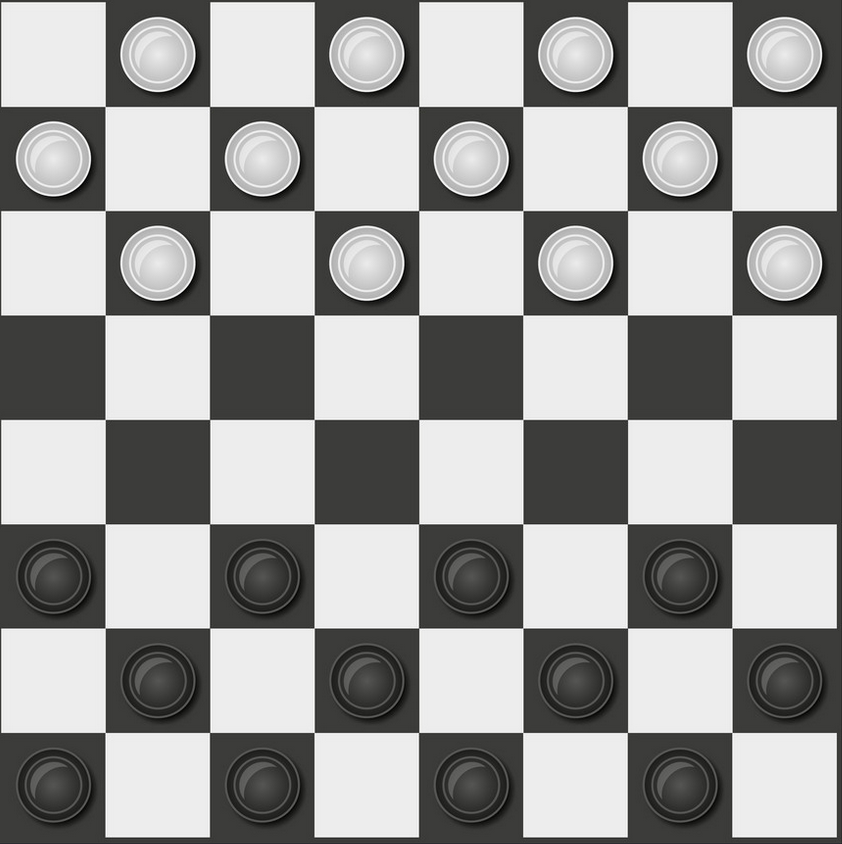
#> input picture pics/checkers.png, 842 x 844 px
$ jupyter execute PFAS2.ipynb
#> lines starting #> are read from the running program, lines starting #| are printed output that depends on the picture; after the words box and inside, x2 and y2 are one past the last pixel; in counts of white or black regions, pixels touching at a corner belong together
# EDGE DETECTION
To detect edges or lines we utilize image intensity. Edges correspond to extremas of derivative of a intensity function.

[cell 1]
import cv2 as cv
import matplotlib.pyplot as plt
import numpy as np

img = cv.imread("pics/checkers.png")
#> img is the input picture: shape (844, 842, 3); mean B, G, R 156, 156.9, 156.9
img_lines = img.copy()
img_lines2 = img.copy()
b,g,r = cv.split(img)
img = cv.merge([r,g,b])

gray = cv.cvtColor(img, cv.COLOR_RGB2GRAY)
edges = cv.Canny(gray, 20, 200)
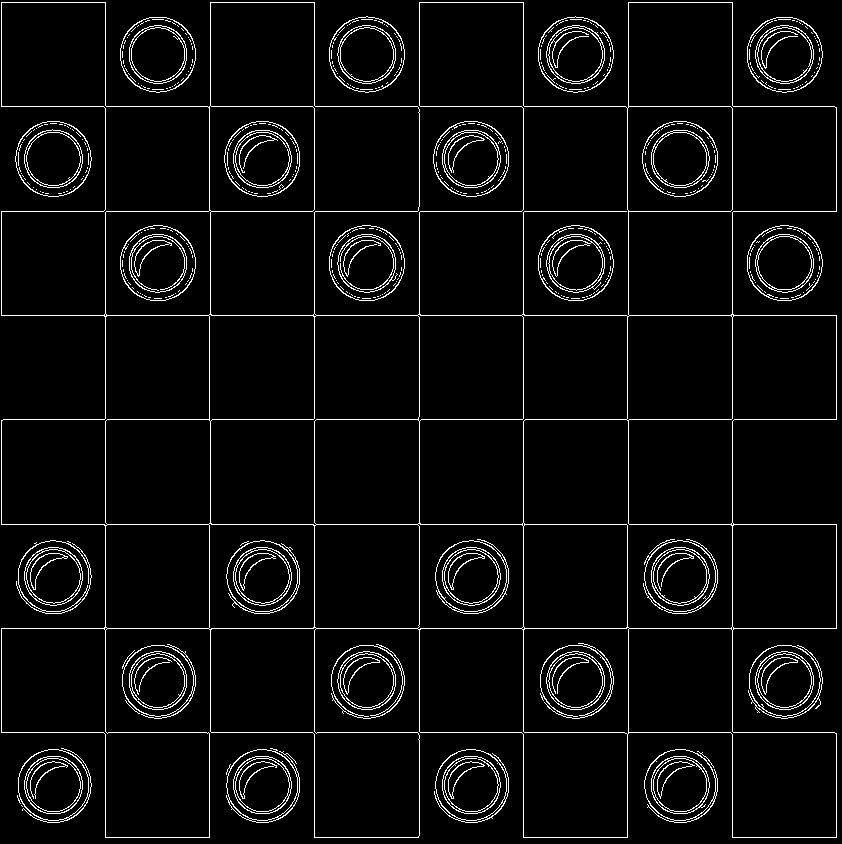
#> edges: shape (844, 842); 4.8% white in thin lines or dots

lines = cv.HoughLines(edges, 1, np.pi / 180, 200)
#> lines = 18 rows, first 8: [315, 1.57], [524, 1.57], [211, 1.57], [628, 1.57], [105, 0], [314, 0], [523, 0], [732, 0]

for i in range(len(lines)):
    r = lines[i][0][0]
    theta = lines[i][0][1]

    x0 = r * np.cos(theta)
    y0 = r * np.sin(theta)

    pt1 = (int(x0 + 1000 * (-np.sin(theta))), int(y0 + 1000 * np.cos(theta)))
    pt2 = (int(x0 - 1000 * (-np.sin(theta))), int(y0 - 1000 * np.cos(theta)))

    cv.line(img_lines, pt1, pt2, (255, 0, 0), 3)
#> this loop made 18 passes
#> (r, theta, x0, y0, pt1, pt2) on passes 1 to 12: (315, 1.57, -1.38e-05, 315, (-1000, 314), (999, 315)), (524, 1.57, -2.29e-05, 524, (-1000, 523), (999, 524)), (211, 1.57, -9.22e-06, 211, (-1000, 210), (999, 211)), (628, 1.57, -2.75e-05, 628, (-1000, 627), (999, 628)), (105, 0, 105, 0, (105, 1000), (105, -1000)), (314, 0, 314, 0, (314, 1000), (314, -1000)), (523, 0, 523, 0, (523, 1000), (523, -1000)), (732, 0, 732, 0, (732, 1000), (732, -1000)), (106, 1.57, -4.63e-06, 106, (-1000, 105), (999, 106)), (419, 1.57, -1.83e-05, 419, (-1000, 418), (999, 419)), (732, 1.57, -3.2e-05, 732, (-1000, 731), (999, 732)), (419, 0, 419, 0, (419, 1000), (419, -1000))
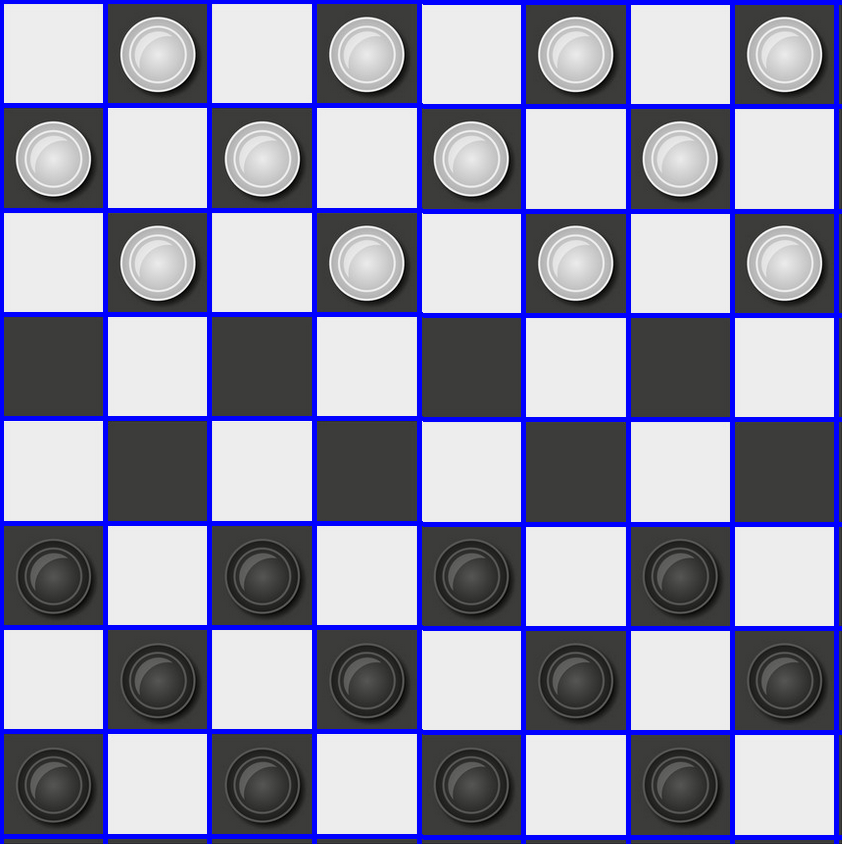
#> img_lines: shape (844, 842, 3); 10.22% of pixels changed, all inside (x1, y1, x2, y2) = (0, 0, 842, 844)

lines2 = cv.HoughLines(edges, 1, np.pi / 180, 150)
#> lines2 = 28 rows, first 8: [315, 1.57], [524, 1.57], [211, 1.57], [628, 1.57], [105, 0], [314, 0], [523, 0], [732, 0]

for i in range(len(lines2)):
    r = lines2[i][0][0]
    theta = lines2[i][0][1]

    x0 = r * np.cos(theta)
    y0 = r * np.sin(theta)

    pt1 = (int(x0 + 1000 * (-np.sin(theta))), int(y0 + 1000 * np.cos(theta)))
    pt2 = (int(x0 - 1000 * (-np.sin(theta))), int(y0 - 1000 * np.cos(theta)))

    cv.line(img_lines2, pt1, pt2, (255, 0, 0), 3)
#> this loop made 28 passes
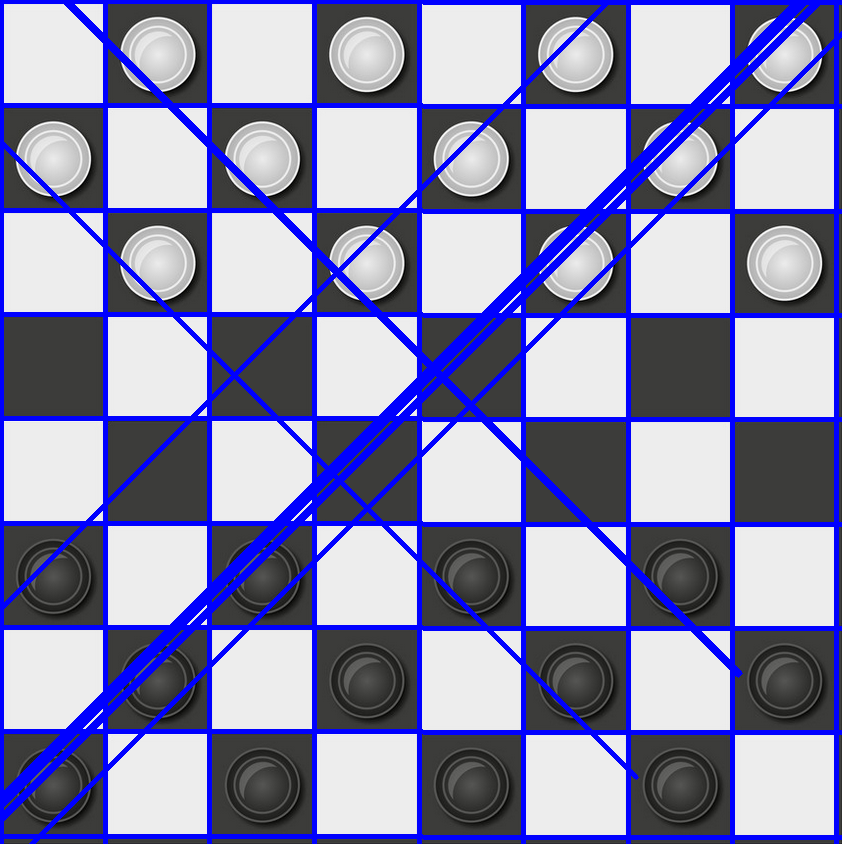
#> img_lines2: shape (844, 842, 3); 15.81% of pixels changed, all inside (x1, y1, x2, y2) = (0, 0, 842, 844)


fig, axes = plt.subplots(1, 4, figsize=(10, 5))

axes[0].imshow(img)
axes[0].axis('off')
axes[0].set_title('Base image')

axes[1].imshow(edges)
axes[1].axis('off')
axes[1].set_title('Base image')

axes[2].imshow(img_lines)
axes[2].axis('off')
axes[2].set_title('Base image')

axes[3].imshow(img_lines2)
axes[3].axis('off')
axes[3].set_title('Base image')

plt.tight_layout()
plt.show()
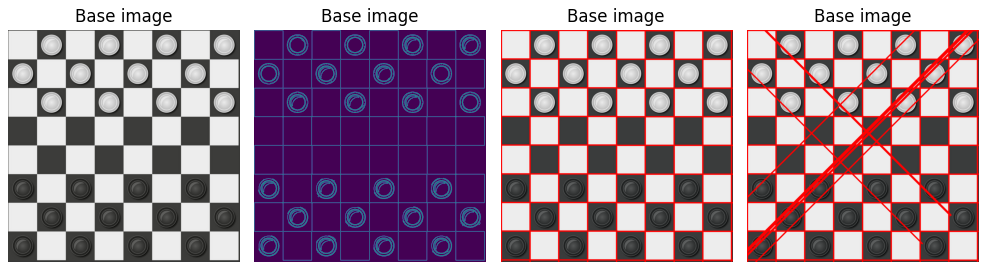
#> figure drawn by matplotlib, 4 panels; B, G, R data is drawn as R, G, B

## HOUGH LINES & CANNY
cv.Canny(gray, lower_threshold, higher_threshold)

- lower_threshold - minimum gradient magnitude for a pixel to be considered as edge, if the gradient magnitude is equal or larger than the lower threshold value the edge is considered as a weak or strong
- higher_threshold - maximum gradient magnitude that a pixel can have to be considered as a strong edge, if the gradient magnitude is equal or larger than the higher threshold value the edge is considered as strong

cv.HoughLines(edges, rho, theta, threshold)

- rho - resolution in pixels, typically it is set to 1 so each pixel corresponds to a unit distance in the accumulator space
- theta - resolution of the accumulator in terms of angles, its typically set to np.pi / 180 as this value in radians corresponds to 1 degree
- threshold - the minimum number of intersections/votes required for a line to be considered

[cell 2]
circles1 = cv.HoughCircles(edges, cv.HOUGH_GRADIENT, dp=1.2, minDist=30, param1=50, param2=30, minRadius=25, maxRadius=75)
#> circles1 = 158 rows, first 8: [52.2, 784.2, 34.6], [678.6, 786.6, 36.64], [156.6, 54.6, 38.08], [784.2, 262.2, 25.6], [261, 159, 38.08], [784.2, 679.8, 25.48], [54.6, 576.6, 37.24], [53.4, 159, 37.84]
circles2 = cv.HoughCircles(edges, cv.HOUGH_GRADIENT, dp=1.5, minDist=30, param1=140, param2=60, minRadius=30, maxRadius=50)
#> circles2 = 24 rows, first 8: [471.8, 576.8, 37.35], [156.8, 261.8, 37.65], [51.75, 783.8, 34.8], [366.8, 261.8, 37.65], [783.8, 261.8, 37.5], [51.75, 158.2, 37.95], [261.8, 783.8, 34.05], [156.8, 54.75, 37.5]

img_circles1 = img.copy()
img_circles2 = img.copy()

for i in range(len(circles1[0])):
    cv.circle(img_circles1, (round(circles1[0][i][0]), round(circles1[0][i][1])), round(circles1[0][i][2]), (0,255,0), 2)
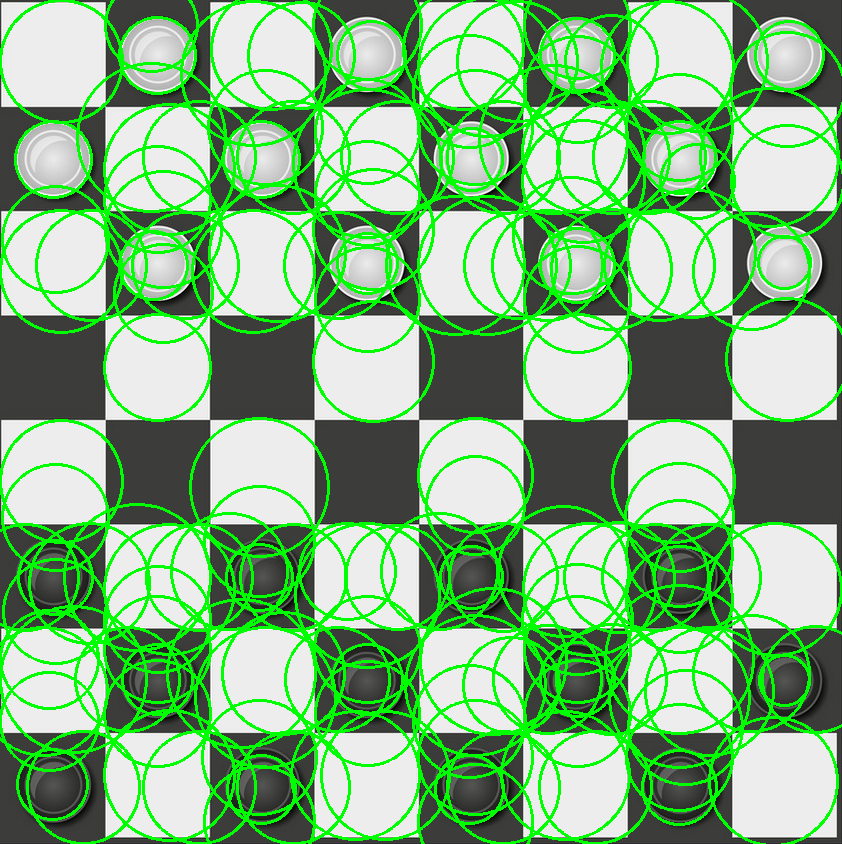
#> img_circles1: shape (844, 842, 3); mean R, G, B 128.5, 178.2, 127.8

for i in range(len(circles2[0])):
    cv.circle(img_circles2, (round(circles2[0][i][0]), round(circles2[0][i][1])), round(circles2[0][i][2]), (0,255,0), 2)
#> this loop made 24 passes
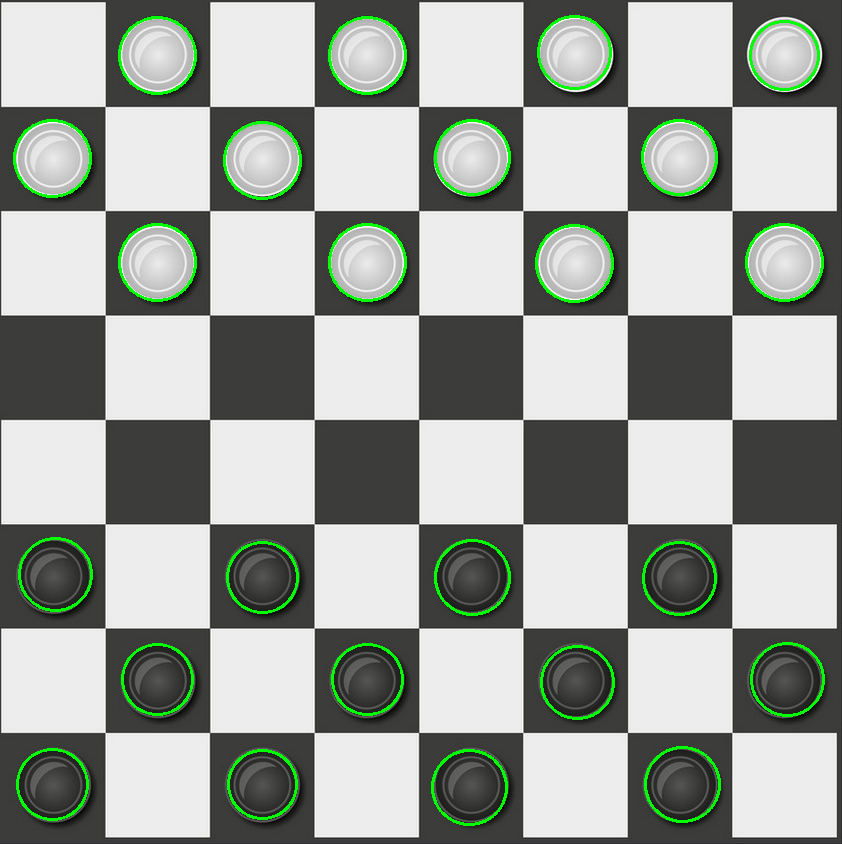
#> img_circles2: shape (844, 842, 3); mean R, G, B 154.8, 160.7, 154

# Show the result
fig, axes = plt.subplots(1, 2, figsize=(10, 5))

axes[0].imshow(img_circles1)
axes[0].axis('off')
axes[0].set_title('Circles 1')

axes[1].imshow(img_circles2)
axes[1].axis('off')
axes[1].set_title('Circles 2')

plt.tight_layout()
plt.show()
